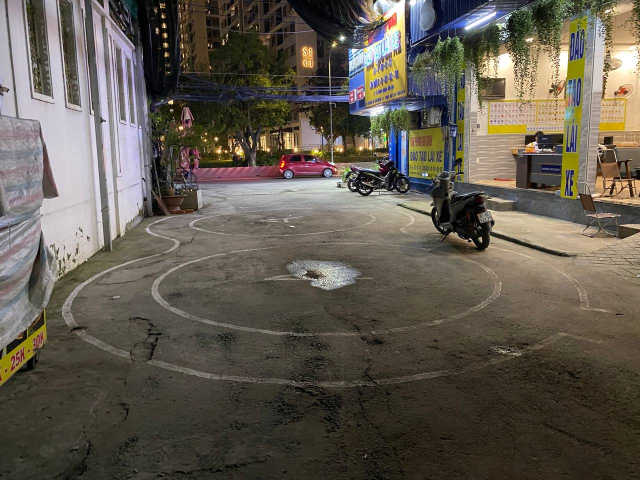
#> input picture debug/test.jpg, 1280 x 960 px, given in place of the camera (shown at 1/2 size)
$ python detect_vong8_shape_demo.py.py
#> lines starting #> are read from the running program, lines starting #| are printed output that depends on the picture; after the words box and inside, x2 and y2 are one past the last pixel; in counts of white or black regions, pixels touching at a corner belong together
#> in main, frame is the input picture: shape (960, 1280, 3); mean B, G, R 79.6, 90.5, 97.4
import cv2
import numpy as np
import math


def detect_edges_vong8(frame):
    h, w = frame.shape[:2]

    gray = cv2.cvtColor(frame, cv2.COLOR_BGR2GRAY)
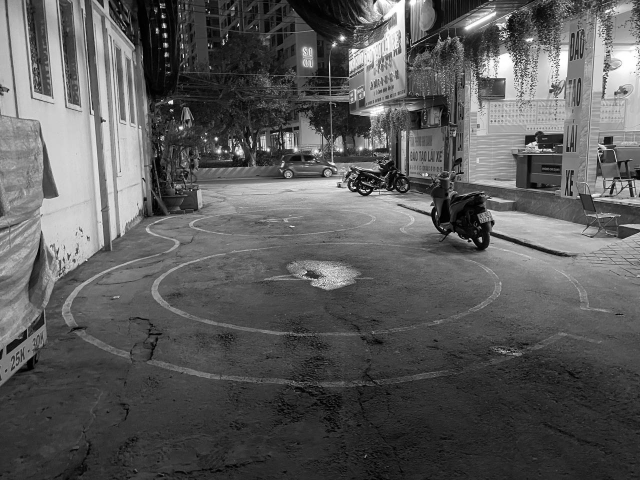
#> gray: shape (960, 1280) (shown at 1/2 size); min 0, max 255, mean 91.3
    blur = cv2.GaussianBlur(gray, (5, 5), 1.2)

    edges = cv2.Canny(blur, 40, 100)
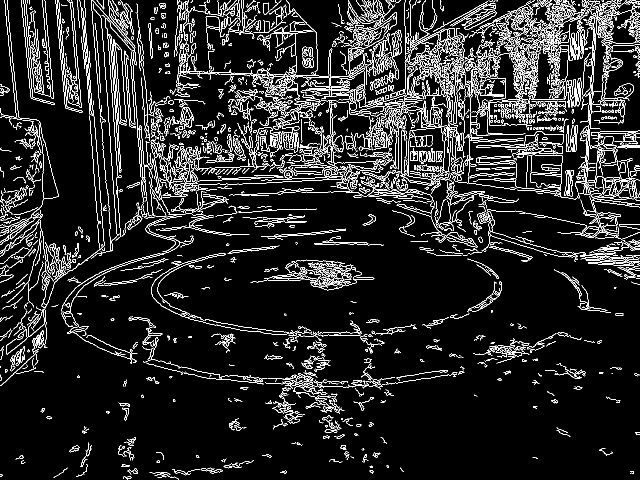
#> edges: shape (960, 1280) (shown at 1/2 size); 9.4% white in thin lines or dots

    # Giữ vùng dưới (vòng 8 nằm nửa dưới ảnh)
    roi_mask = np.zeros_like(edges)
    roi_mask[int(h * 0.4):, :] = 255
    edges = cv2.bitwise_and(edges, roi_mask)
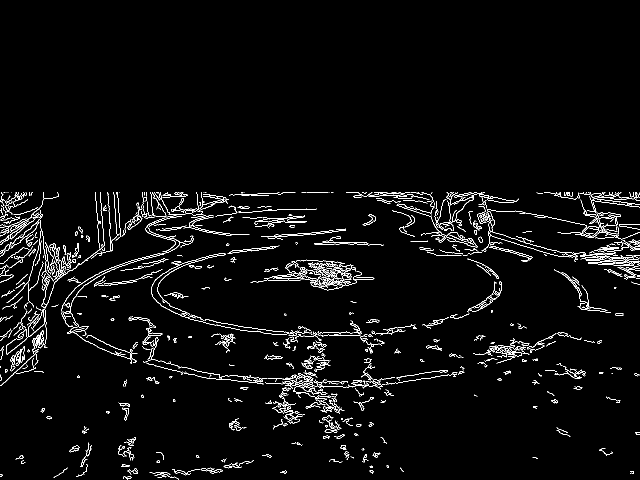
#> edges: shape (960, 1280) (shown at 1/2 size); 3.1% white in thin lines or dots, all inside (x1, y1, x2, y2) = (0, 384, 1280, 960)

    return edges


def pick_vong8_candidates(contours, h, w):
    """Lọc contour khả thi là vòng 8."""
    min_area = 3000
    max_area = 0.5 * w * h

    candidates = []
    for cnt in contours:
        area = cv2.contourArea(cnt)
        if area < min_area or area > max_area:
            continue
        if len(cnt) < 5:
            continue

        (cx, cy), (MA, ma), angle = cv2.fitEllipse(cnt)

        # tâm ellipse phải ở dưới
        if cy < h * 0.55:
            continue

        # tỉ lệ trục
        ratio = max(MA, ma) / (min(MA, ma) + 1e-6)
        if ratio < 1.1 or ratio > 4.0:
            continue

        candidates.append(((cx, cy), (MA, ma), angle, area, cnt))

    return candidates


def smooth_ellipse(new_ellipse, prev_ellipse, alpha=0.2):
    """Làm mượt ellipse mới với ellipse cũ."""
    if prev_ellipse is None:
        return new_ellipse

    (cx, cy), (MA, ma), angle = new_ellipse
    (pcx, pcy), (pMA, pma), pangle = prev_ellipse

    sx = alpha * cx + (1 - alpha) * pcx
    sy = alpha * cy + (1 - alpha) * pcy
    sMA = alpha * MA + (1 - alpha) * pMA
    sma = alpha * ma + (1 - alpha) * pma
    sangle = alpha * angle + (1 - alpha) * pangle

    return ((sx, sy), (sMA, sma), sangle)


def ellipse_area(e):
    (cx, cy), (MA, ma), angle = e
    return math.pi * (MA / 2.0) * (ma / 2.0)


def main():
    cap = cv2.VideoCapture(0)

    if not cap.isOpened():
        print("Không mở được camera")
        return

    prev_ellipse = None
    lost_frames = 0            # đếm số frame mất dấu
    max_keep_lost = 5          # giữ ellipse cũ tối đa 5 frame khi mất dấu

    while True:
        ret, frame = cap.read()
        if not ret:
            break

        edges = detect_edges_vong8(frame)

        # 1) Morphology CLOSE
        kernel = np.ones((5, 5), np.uint8)
        closed = cv2.morphologyEx(edges, cv2.MORPH_CLOSE, kernel, iterations=2)
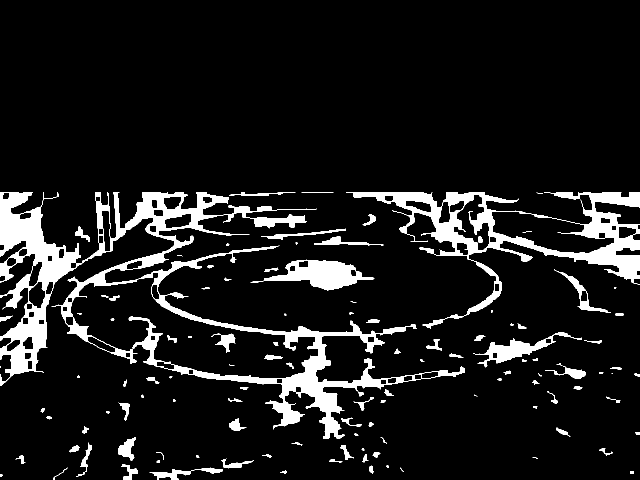
#> closed: shape (960, 1280) (shown at 1/2 size); 9.7% white; 115 white regions (18 under 20 px)

        # 2) Contour
        contours, _ = cv2.findContours(
            closed, cv2.RETR_EXTERNAL, cv2.CHAIN_APPROX_SIMPLE
        )
#> contours = 113 contours, 41 with area under 20; largest, box (x1, y1, x2, y2) and area: (0, 384, 929, 878) 73032, (692, 384, 1280, 658) 45173, (501, 519, 749, 581) 6804, (946, 664, 1163, 735) 3215, (1108, 538, 1222, 626) 1266

        h, w = frame.shape[:2]
        overlay = frame.copy()

        candidates = pick_vong8_candidates(contours, h, w)
#> the loop in pick_vong8_candidates, `for cnt in contours:` made 113 passes
#> area on passes 2, 3, 5, 8, 9, 11, 12, 14: 27.5, 35.5, 888.5, 77.5, 360.5, 44, 357, 97.5
#> after the loop in pick_vong8_candidates, `for cnt in contours:`: candidates = 2 items
#> candidates = 2 items

        ellipse_to_draw = None

        if candidates:
            # có contour ứng viên
            if prev_ellipse is not None:
                pcx, pcy = prev_ellipse[0]
                # ưu tiên contour gần ellipse cũ
                candidates.sort(
                    key=lambda c: (c[0][0] - pcx) ** 2 + (c[0][1] - pcy) ** 2
                )
            else:
                # chưa có ellipse cũ → chọn contour lớn nhất
                candidates.sort(key=lambda c: c[3], reverse=True)

            best = candidates[0]
#> best = 5 items, first 5: (418.2, 616.4), (387.9, 799), 100.1, 73032, contour of 3621 points, box (x1, y1, x2, y2) (0, 384, 929, 878), area 73032
            ellipse_raw = (best[0], best[1], best[2])
#> ellipse_raw = ((418.2, 616.4), (387.9, 799), 100.1)

            accept = True
            if prev_ellipse is not None:
                # 1) check tâm nhảy quá xa không
                cx, cy = ellipse_raw[0]
                pcx, pcy = prev_ellipse[0]
                dist = math.hypot(cx - pcx, cy - pcy)
                max_move = 0.15 * math.hypot(w, h)  # cho phép nhảy ~15% đường chéo
                if dist > max_move:
                    accept = False

                # 2) check diện tích khác quá nhiều không
                area_new = ellipse_area(ellipse_raw)
                area_old = ellipse_area(prev_ellipse)
                if not (0.5 * area_old <= area_new <= 1.5 * area_old):
                    accept = False

            if accept:
                ellipse_to_draw = smooth_ellipse(ellipse_raw, prev_ellipse, alpha=0.2)
#> ellipse_to_draw = ((418.2, 616.4), (387.9, 799), 100.1)
                prev_ellipse = ellipse_to_draw
#> prev_ellipse = ((418.2, 616.4), (387.9, 799), 100.1)
                lost_frames = 0
                # vẽ contour debug
                cv2.drawContours(overlay, [best[4]], -1, (0, 255, 255), 1)
            else:
                # contour này “nhảy” quá đà → bỏ, chỉ dùng ellipse cũ
                if lost_frames < max_keep_lost:
                    ellipse_to_draw = prev_ellipse
                    lost_frames += 1
                else:
                    prev_ellipse = None
                    ellipse_to_draw = None
        else:
            # không có contour phù hợp
            if prev_ellipse is not None and lost_frames < max_keep_lost:
                ellipse_to_draw = prev_ellipse
                lost_frames += 1
            else:
                prev_ellipse = None
                ellipse_to_draw = None

        # Vẽ ellipse màu xanh
        if ellipse_to_draw is not None:
            cv2.ellipse(overlay, ellipse_to_draw, (0, 255, 0), 2)

        # 4) Ghép khung hiển thị
        edges_bgr = cv2.cvtColor(edges, cv2.COLOR_GRAY2BGR)
        closed_bgr = cv2.cvtColor(closed, cv2.COLOR_GRAY2BGR)
#> closed_bgr: shape (960, 1280, 3); 9.7% white; 115 white regions (18 under 20 px), largest, box (x1, y1, x2, y2) and area: (0, 384, 929, 878) 65935, (692, 384, 1280, 658) 28360, (501, 519, 749, 581) 6601

        show_top = np.hstack((frame, overlay, edges_bgr))
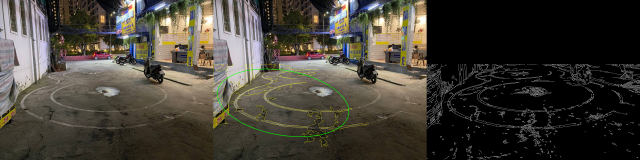
#> show_top: shape (960, 3840, 3) (shown at 1/6 size); mean B, G, R 55.3, 63.6, 67.8
        show_bottom = np.hstack(
            (closed_bgr, np.zeros_like(closed_bgr), np.zeros_like(closed_bgr))
        )
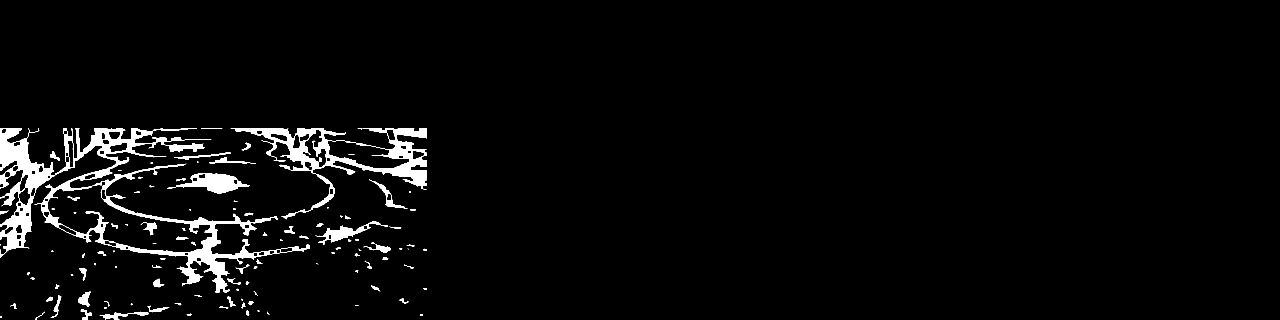
#> show_bottom: shape (960, 3840, 3) (shown at 1/3 size); 3.2% white; 115 white regions (18 under 20 px), largest, box (x1, y1, x2, y2) and area: (0, 384, 929, 878) 65935, (692, 384, 1280, 658) 28360, (501, 519, 749, 581) 6601
        show = np.vstack((show_top, show_bottom))

        show = cv2.resize(show, None, fx=0.5, fy=0.5)
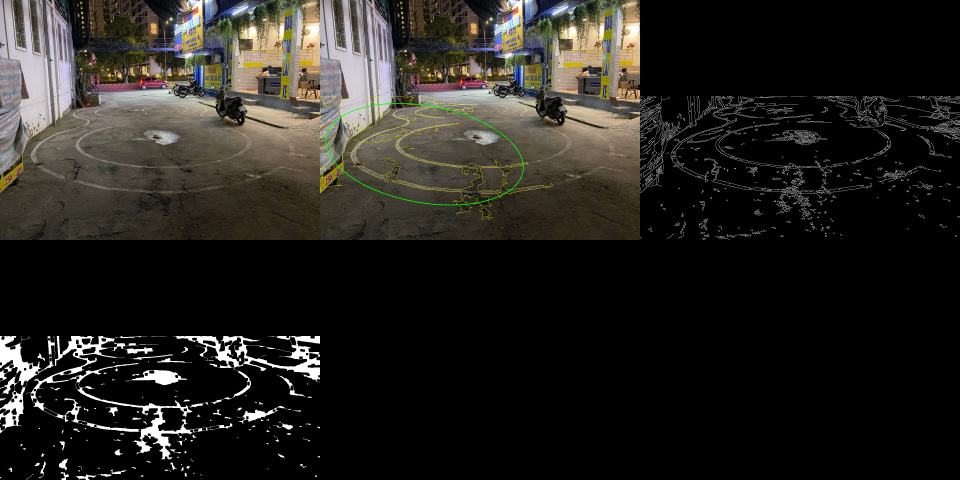
#> show: shape (960, 1920, 3) (shown at 1/2 size); mean B, G, R 31.8, 36, 38.1
        cv2.imshow("Vong 8 - Tracking ellipse", show)

        key = cv2.waitKey(1) & 0xFF
#> (key q is pressed here)
        if key in (27, ord("q")):
            break

    cap.release()
    cv2.destroyAllWindows()


if __name__ == "__main__":
    main()

$ run again, on debug/aaaaa.jpg
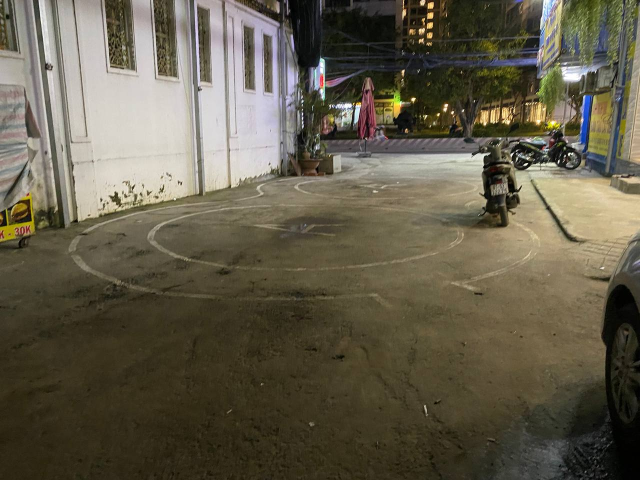
#> input picture debug/aaaaa.jpg, 1280 x 960 px, given in place of the camera (shown at 1/2 size)
#> in main, frame is the input picture: shape (960, 1280, 3); mean B, G, R 74.9, 92.6, 98.9
#> in detect_edges_vong8, `edges = cv2.Canny(blur, 40, 100)`:
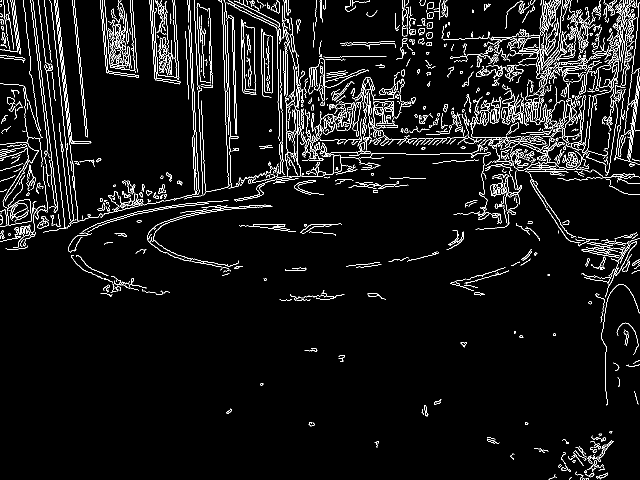
#> edges: shape (960, 1280) (shown at 1/2 size); 5.4% white in thin lines or dots
#> closed: shape (960, 1280); 3.5% white; 58 white regions (5 under 20 px)
#> contours = 58 contours, 14 with area under 20; largest, box (x1, y1, x2, y2) and area: (0, 384, 412, 500) 13592, (137, 400, 545, 594) 7454, (1073, 384, 1280, 811) 7302, (1136, 867, 1228, 960) 3292, (907, 384, 1040, 460) 2692
#> the loop in pick_vong8_candidates, `for cnt in contours:` made 58 passes
#> area on passes 2, 3, 4, 5, 6, 7, 8, 12: 59.5, 42.5, 235.5, 71, 25.5, 22.5, 135.5, 62.5
#> after the loop in pick_vong8_candidates, `for cnt in contours:`: candidates = 1 item
#> best = 5 items, first 5: (1186.7, 914.8), (76.17, 88.73), 48.36, 3291.5, contour of 157 points, box (x1, y1, x2, y2) (1136, 867, 1228, 960), area 3292
#> ellipse_raw = ((1186.7, 914.8), (76.17, 88.73), 48.36)
#> edges_bgr: shape (960, 1280, 3); 1.1% white in thin lines or dots, all inside (x1, y1, x2, y2) = (0, 384, 1280, 960)
#> closed_bgr: shape (960, 1280, 3); 3.5% white; 58 white regions (5 under 20 px), largest, box (x1, y1, x2, y2) and area: (0, 384, 412, 500) 12159, (137, 400, 545, 594) 8006, (1073, 384, 1280, 811) 7966
#> in main, `show = np.vstack((show_top, show_bottom))`:
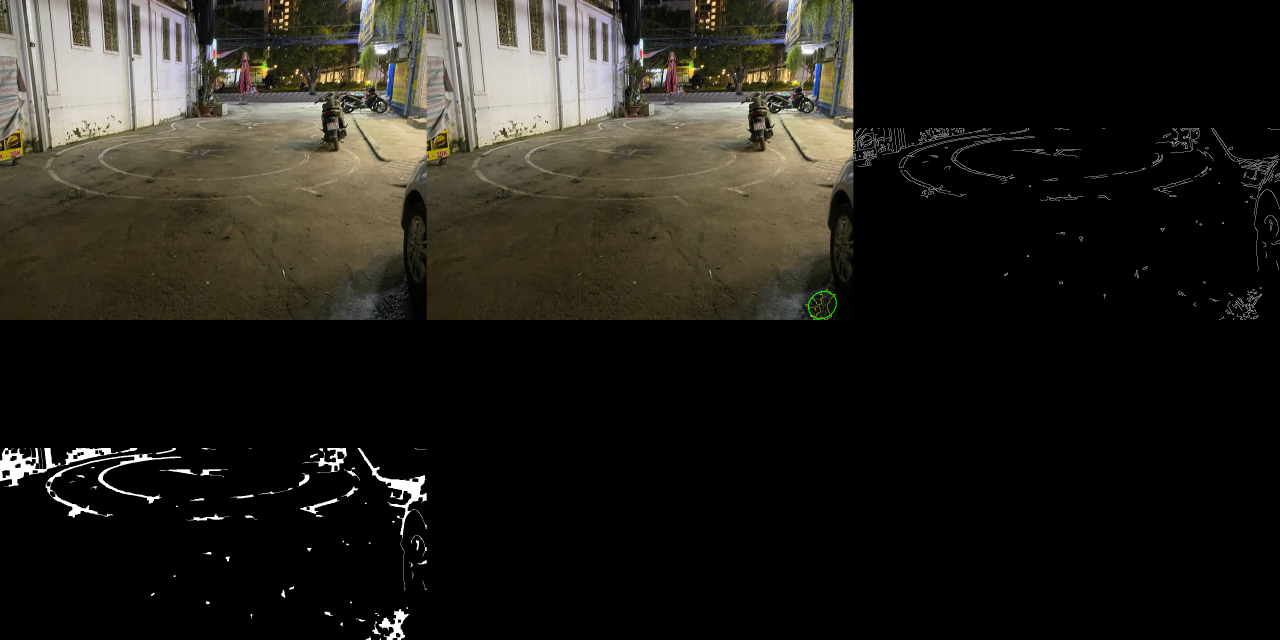
#> show: shape (1920, 3840, 3) (shown at 1/3 size); mean B, G, R 26.9, 32.9, 34.9

$ run again, on debug/aaaaaaaa.jpg
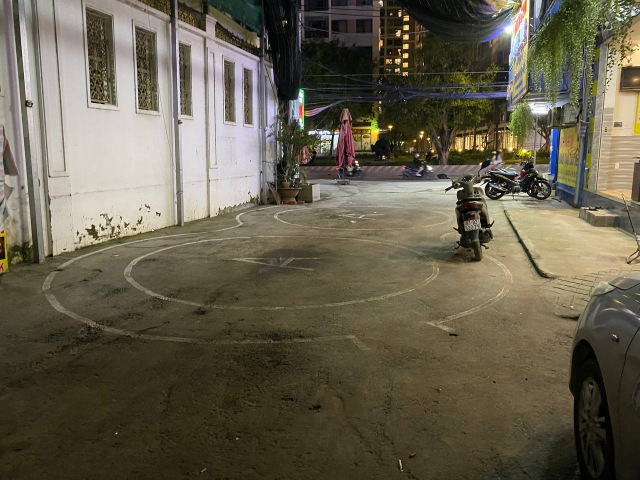
#> input picture debug/aaaaaaaa.jpg, 1280 x 960 px, given in place of the camera (shown at 1/2 size)
#> in main, frame is the input picture: shape (960, 1280, 3); mean B, G, R 77.5, 95.2, 101.8
#> in detect_edges_vong8, `edges = cv2.Canny(blur, 40, 100)`:
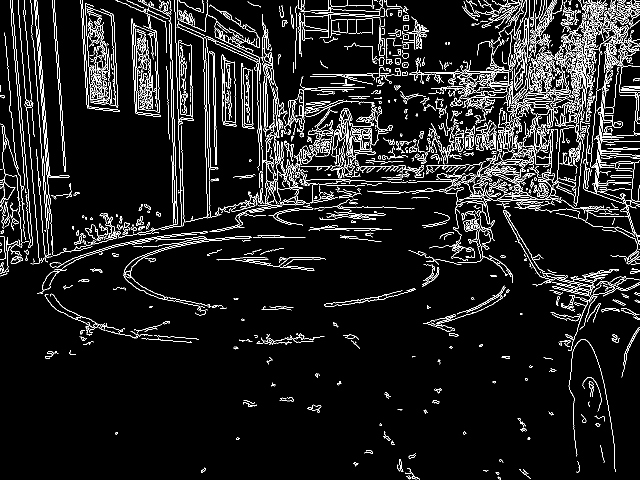
#> edges: shape (960, 1280) (shown at 1/2 size); 7.4% white in thin lines or dots
#> closed: shape (960, 1280); 6.7% white; 87 white regions (7 under 20 px)
#> contours = 87 contours, 23 with area under 20; largest, box (x1, y1, x2, y2) and area: (817, 384, 1280, 944) 59094, (61, 384, 829, 690) 37334, (0, 384, 66, 553) 7587, (847, 571, 1019, 673) 2165, (433, 496, 652, 541) 1938
#> the loop in pick_vong8_candidates, `for cnt in contours:` made 87 passes
#> area on passes 1, 3, 4, 5, 6, 7, 8, 9: 63, 105.5, 38.5, 30.5, 22, 20.5, 469, 65
#> after the loop in pick_vong8_candidates, `for cnt in contours:`: candidates = 1 item
#> best = 5 items, first 5: (1021.9, 685.1), (426.9, 667.9), 18.82, 59094, contour of 1443 points, box (x1, y1, x2, y2) (817, 384, 1280, 944), area 59094
#> ellipse_raw = ((1021.9, 685.1), (426.9, 667.9), 18.82)
#> edges_bgr: shape (960, 1280, 3); 2.1% white in thin lines or dots, all inside (x1, y1, x2, y2) = (0, 384, 1280, 960)
#> closed_bgr: shape (960, 1280, 3); 6.7% white; 87 white regions (7 under 20 px), largest, box (x1, y1, x2, y2) and area: (61, 384, 829, 690) 31501, (817, 384, 1280, 944) 29897, (0, 384, 66, 553) 6117
#> in main, `show = np.vstack((show_top, show_bottom))`:
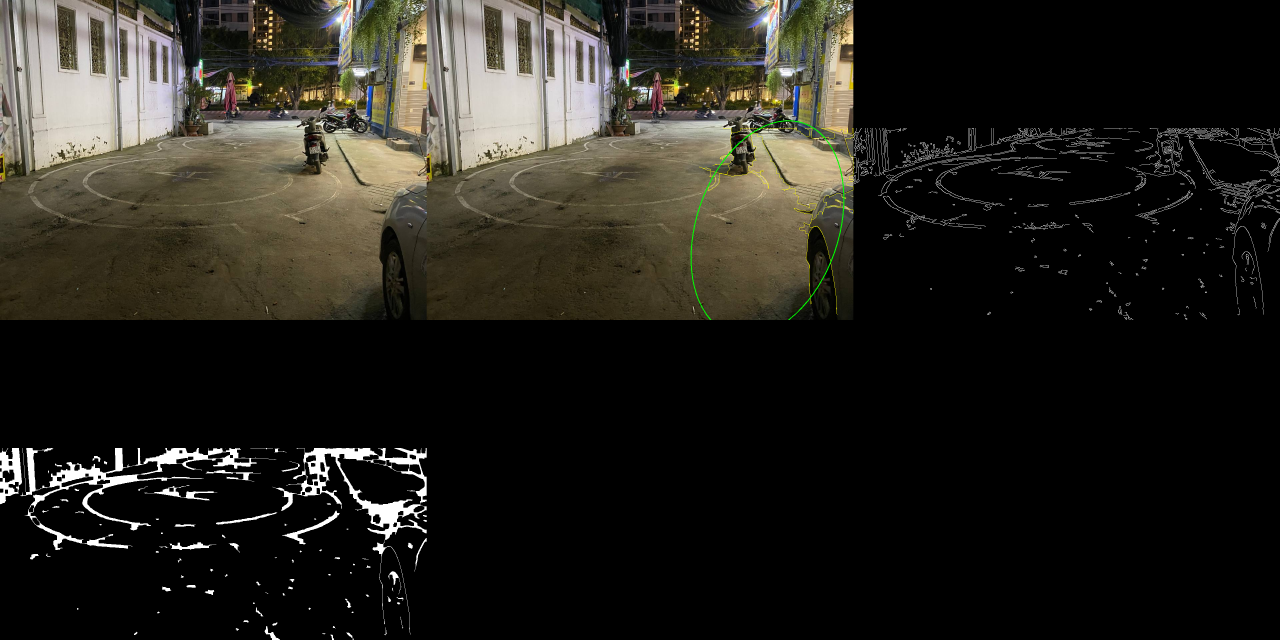
#> show: shape (1920, 3840, 3) (shown at 1/3 size); mean B, G, R 29.5, 35.7, 37.7
